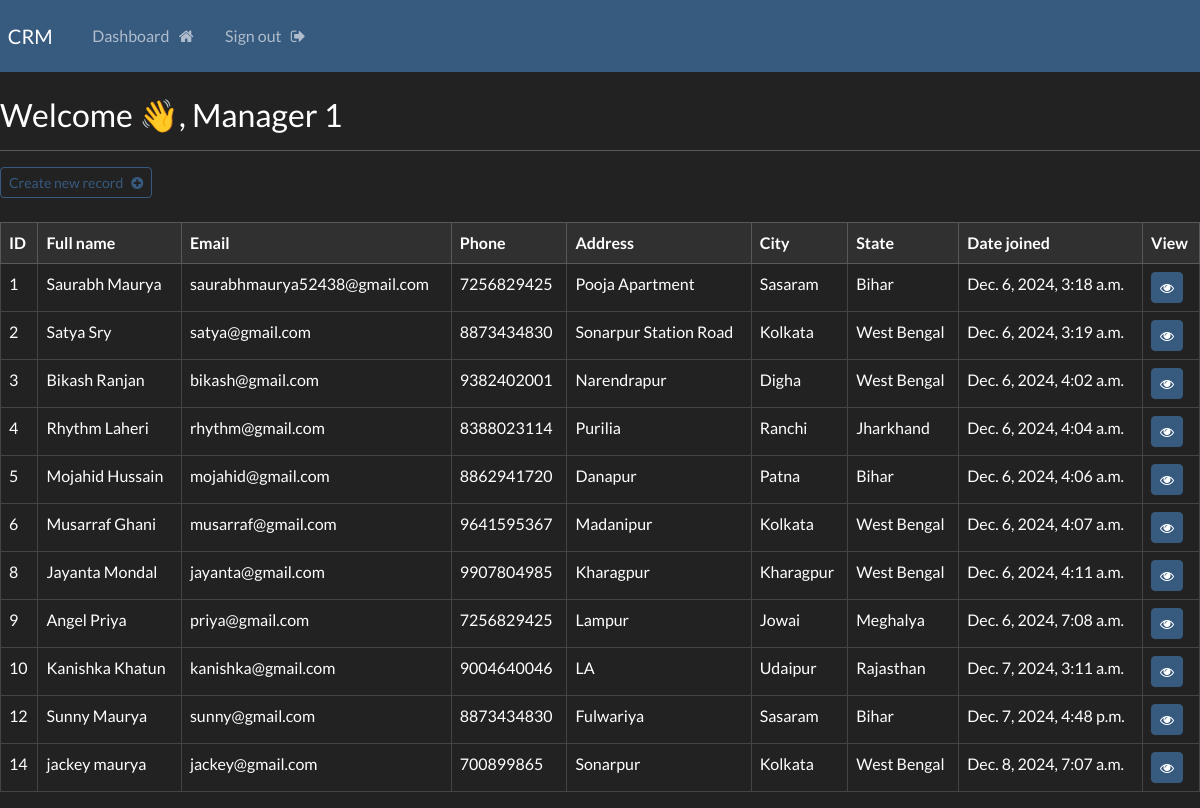
The app's page /crm/dashboard (signed in) with its own data.
### crm/models.py (models this page shows, shortened)
class Record(models.Model):
    creation_date = models.DateTimeField(auto_now_add=True)
    first_name = models.CharField(max_length=100)
    last_name = models.CharField(max_length=100)
    email = models.CharField(max_length=200)
    phone = models.CharField(max_length=20)
    address = models.CharField(max_length=200)
    city = models.CharField(max_length=300)
    state = models.CharField(max_length=100)

### crm/views.py (the view)
# urls.py: path('dashboard', views.dashboard, name='dashboard'),
@login_required(login_url='my-login')
def dashboard(request):
    my_records = Record.objects.all()
    context = {'records': my_records}
    return render(request, 'crm/dashboard.html', context=context)

### crm/templates/crm/dashboard.html
{% extends "crm/layout.html" %}
{% block content %}
    <h3>Welcome 👋, Manager 1 </h3><hr>
    <a class='btn btn-outline-primary btn-sm' href="{% url 'create-record' %}">
    Create new record &nbsp; <i class='fa fa-plus-circle' aria-hidden='true'></i></a><br><br>
    <table class='table table-dark-700 table-hover table-bordered'>
        <thead class='table-dark'>
            <tr>
                <th scope='col'>ID</th>
                <th scope='col'>Full name</th>
                <th scope='col'>Email</th>
                <th scope='col'>Phone</th>
                <th scope='col'>Address</th>
                <th scope='col'>City</th>
                <th scope='col'>State</th>
                <th scope='col'>Date joined</th>
                <th scope='col'>View</th>
            </tr>
        </thead>
        <tbody>
            {% if records %}
                {% for record in records %}
                    <tr>
                        <td>{{ record.id }}</td>
                        <td>{{ record.first_name }} {{ record.last_name }}</td>
                        <td>{{ record.email }}</td>
                        <td>{{ record.phone }}</td>
                        <td>{{ record.address }}</td>
                        <td>{{ record.city }}</td>
                        <td>{{ record.state }}</td>
                        <td>{{ record.creation_date }}</td>
                        <td>
                            <a class='btn btn-primary btn-sm' href="{% url 'record' record.id %}">
                                <i class='fa fa-eye' aria-hidden='true'></i>
                            </a>
                        </td>
                    </tr>
                {% endfor %}
            {% endif %}
        </tbody>
    </table>
{% endblock %}

### crm/templates/crm/layout.html (shortened to what this page needs)
{% load static %}
<!DOCTYPE html>
<html lang="en">
<head>
    <link rel="stylesheet" type='text/css' href="https://bootswatch.com/5/darkly/bootstrap.min.css">
    <link rel="stylesheet" type='text/css' href="{% static 'css/styles.css' %}">
    <link rel="stylesheet" href="https://cdnjs.cloudflare.com/ajax/libs/font-awesome/4.7.0/css/font-awesome.min.css">
</head>
<body>
    {% include 'crm/navbar.html' %} <br>
    <div class='contianer'>
        {% block content %}
        {% endblock %}
    </div>
</body>
</html>

### crm/templates/crm/navbar.html (shortened to what this page needs)
<nav class="navbar navbar-expand-lg navbar-dark bg-primary justify-content-center">
  <a class="navbar-brand main-heading" href="{% url '' %}">
    &nbsp; CRM
  </a>
    <div class="collapse navbar-collapse text-center" id="navbarNavDropdown">
      <ul class="navbar-nav mr-auto">
        {% if user.is_authenticated %}
          <li class="nav-item">
            <a class="nav-link" href="{% url 'dashboard' %}">Dashboard &nbsp; <i class="fa fa-home" aria-hidden="true"></i> </a>
          </li>
          <li class="nav-item">
            <a class="nav-link" href="{% url 'logout' %}">Sign out &nbsp; <i class="fa fa-sign-out" aria-hidden="true"></i> </a>
          </li>
      </ul>
      {% endif %}
    </div>
</nav>

### records on screen
Record: id "1", first_name "Saurabh", last_name "Maurya", email "saurabhmaurya52438@gmail.com", phone "7256829425", address "Pooja Apartment", city "Sasaram", state "Bihar", creation_date "Dec. 6, 2024, 3:18 a.m."
Record: id "2", first_name "Satya", last_name "Sry", email "satya@gmail.com", phone "8873434830", address "Sonarpur Station Road", city "Kolkata", state "West Bengal", creation_date "Dec. 6, 2024, 3:19 a.m."
Record: id "3", first_name "Bikash", last_name "Ranjan", email "bikash@gmail.com", phone "9382402001", address "Narendrapur", city "Digha", state "West Bengal", creation_date "Dec. 6, 2024, 4:02 a.m."
Record: id "4", first_name "Rhythm", last_name "Laheri", email "rhythm@gmail.com", phone "8388023114", address "Purilia", city "Ranchi", state "Jharkhand", creation_date "Dec. 6, 2024, 4:04 a.m."
Record: id "5", first_name "Mojahid", last_name "Hussain", email "mojahid@gmail.com", phone "8862941720", address "Danapur", city "Patna", state "Bihar", creation_date "Dec. 6, 2024, 4:06 a.m."
Record: id "6", first_name "Musarraf", last_name "Ghani", email "musarraf@gmail.com", phone "9641595367", address "Madanipur", city "Kolkata", state "West Bengal", creation_date "Dec. 6, 2024, 4:07 a.m."
Record: id "8", first_name "Jayanta", last_name "Mondal", email "jayanta@gmail.com", phone "9907804985", address "Kharagpur", city "Kharagpur", state "West Bengal", creation_date "Dec. 6, 2024, 4:11 a.m."
Record: id "9", first_name "Angel", last_name "Priya", email "priya@gmail.com", phone "7256829425", address "Lampur", city "Jowai", state "Meghalya", creation_date "Dec. 6, 2024, 7:08 a.m."
Record: id "10", first_name "Kanishka", last_name "Khatun", email "kanishka@gmail.com", phone "9004640046", address "LA", city "Udaipur", state "Rajasthan", creation_date "Dec. 7, 2024, 3:11 a.m."
Record: id "12", first_name "Sunny", last_name "Maurya", email "sunny@gmail.com", phone "8873434830", address "Fulwariya", city "Sasaram", state "Bihar", creation_date "Dec. 7, 2024, 4:48 p.m."
Record: id "14", first_name "jackey", last_name "maurya", email "jackey@gmail.com", phone "700899865", address "Sonarpur", city "Kolkata", state "West Bengal", creation_date "Dec. 8, 2024, 7:07 a.m."
